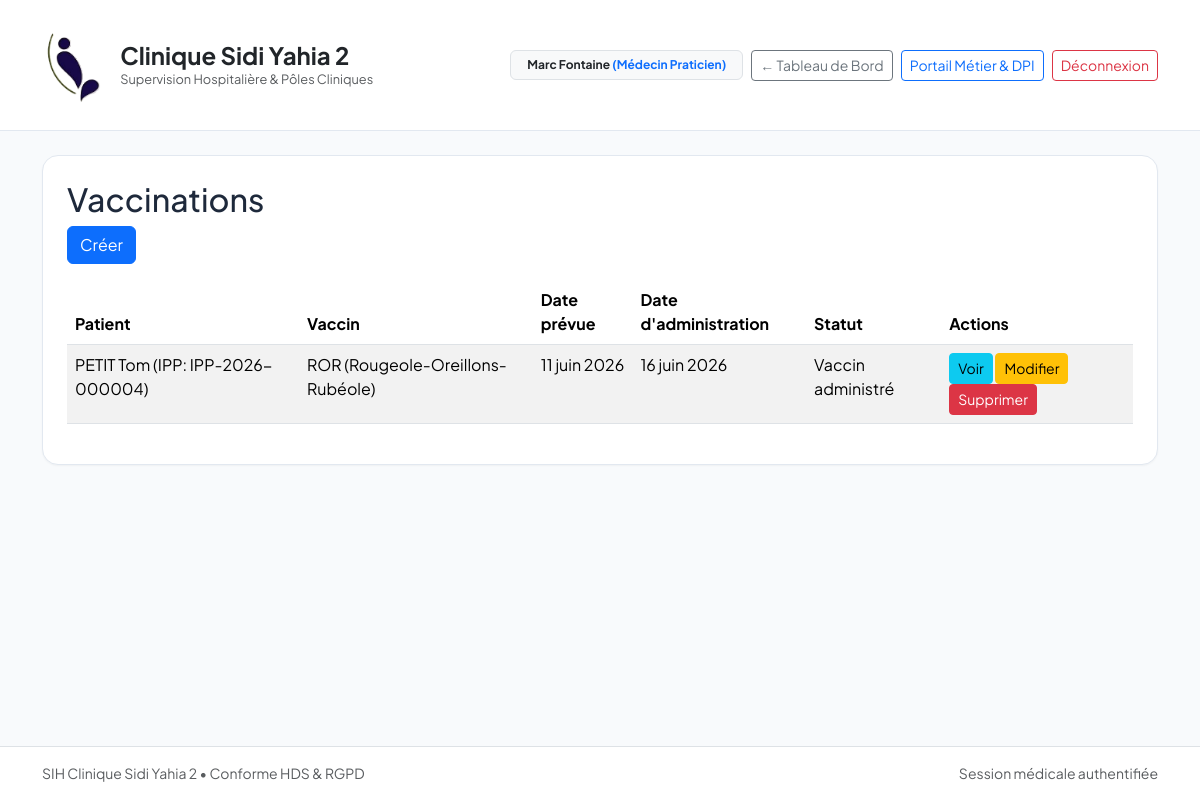
Page /pediatrie/vaccination/ (signed in) on the committed database.
### apps/core/models.py (models this page shows, shortened)
class CustomUser(AbstractUser):
    role = models.CharField(
        max_length=30,
        choices=UserRole.choices,
        default=UserRole.MEDECIN,
        verbose_name="Rôle hospitalier",
    )
    department = models.ForeignKey(
        Department,
        on_delete=models.PROTECT,
        null=True,
        blank=True,
        related_name="staff_members",
        verbose_name="Département d'affectation",
    )
    license_number = models.CharField(
        max_length=30,
        blank=True,
        verbose_name="Numéro RPPS / ADELI",
        help_text="Identifiant national des professionnels de santé",
    )
    phone_number = models.CharField(
        max_length=20,
        blank=True,
        verbose_name="Numéro de téléphone d'urgence / Bip",
    )
    class Meta:
        verbose_name = "Personnel Médical / Utilisateur"
        verbose_name_plural = "Personnel Médical / Utilisateurs"

class AuditableModel(models.Model):
    created_at = models.DateTimeField(
        auto_now_add=True,
        verbose_name="Date de création",
        help_text="Horodatage immuable de l'enregistrement",
    )
    updated_at = models.DateTimeField(
        auto_now=True,
        verbose_name="Dernière mise à jour",
        help_text="Horodatage automatique de la dernière modification",
    )
    class Meta:
        abstract = True

class Patient(AuditableModel):
    ipp = models.CharField(
        max_length=20,
        unique=True,
        editable=False,
        verbose_name="IPP (Identifiant Permanent Patient)",
        help_text="Format normalisé : IPP-YYYY-XXXXXX",
    )
    nir = models.CharField(
        max_length=15,
        unique=True,
        validators=[validate_french_nir],
        verbose_name="Numéro de Sécurité Sociale (NIR)",
        help_text="15 caractères avec clé de contrôle",
    )
    last_name = models.CharField(max_length=100, verbose_name="Nom usuel")
    first_name = models.CharField(max_length=100, verbose_name="Prénom")
    maiden_name = models.CharField(max_length=100, blank=True, verbose_name="Nom de naissance")
    birth_date = models.DateField(verbose_name="Date de naissance")
    gender = models.CharField(
        max_length=1,
        choices=[("M", "Masculin"), ("F", "Féminin"), ("I", "Indéterminé")],
        verbose_name="Sexe biologique",
    )
    blood_group = models.CharField(
        max_length=4,
        choices=BloodGroup.choices,
        default=BloodGroup.INDETERMINE,
        verbose_name="Groupe sanguin & Rhésus",
    )
    current_status = models.ForeignKey(
        PatientStatusConfig,
        on_delete=models.PROTECT,
        null=True,
        blank=True,
        related_name="patients",
        verbose_name="Statut actuel du patient",
    )
    status_updated_at = models.DateTimeField(
        null=True,
        blank=True,
        verbose_name="Dernier changement de statut",
    )
    known_allergies = models.TextField(blank=True, verbose_name="Allergies connues")
    major_medical_history = models.TextField(blank=True, verbose_name="Antécédents médico-chirurgicaux majeurs")
    ongoing_treatments = models.TextField(blank=True, verbose_name="Traitements en cours")
    trusted_person_name = models.CharField(max_length=120, blank=True, verbose_name="Personne de confiance / Représentant légal")
    trusted_person_relation = models.CharField(
        max_length=80,
        blank=True,
        default="Représentant légal / Tuteur",
        verbose_name="Qualité du représentant légal",
    )
    trusted_person_phone = models.CharField(max_length=25, blank=True, verbose_name="Téléphone de la personne de confiance")
    phone = models.CharField(max_length=25, blank=True, verbose_name="Téléphone patient")
    email = models.EmailField(blank=True, verbose_name="Adresse courriel")
    address = models.CharField(max_length=255, blank=True, verbose_name="Adresse postale")
    city = models.CharField(max_length=100, blank=True, verbose_name="Ville / Commune")
    state_province = models.CharField(max_length=100, blank=True, verbose_name="Wilaya / Province / État")
    national_id_number = models.CharField(max_length=50, blank=True, verbose_name="N° PC ou Carte d'Identité (CI)")
    class Meta:
        verbose_name = "Dossier Patient Unique (DPI)"
        verbose_name_plural = "Dossiers Patients Uniques (DPI)"
        ordering = ["last_name", "first_name"]
    def __str__(self) -> str:
        return f"{self.last_name.upper()} {self.first_name} (IPP: {self.ipp})"

### apps/pediatrie/models.py (models this page shows, shortened)
class VaccinationRecord(AuditableModel):
    patient = models.ForeignKey(
        Patient,
        on_delete=models.CASCADE,
        related_name="vaccinations",
        verbose_name="Enfant (DPI)",
    )
    vaccine_name = models.CharField(
        max_length=150,
        verbose_name="Nom de la valence vaccinale",
        help_text="Ex: Hexavalent (DTP-Coq-Hib-HBV), ROR, Méningocoque C/B, Pneumocoque 13-val",
    )
    target_age_months = models.PositiveIntegerField(
        verbose_name="Âge cible recommandé (en mois)",
        help_text="Ex: 2, 4, 11, 12, 16 mois...",
    )
    recommended_due_date = models.DateField(
        verbose_name="Date d'échéance recommandée",
        help_text="Calculée à partir de la date de naissance",
    )
    administration_date = models.DateField(
        null=True, blank=True, verbose_name="Date d'injection réelle"
    )
    batch_number = models.CharField(
        max_length=50,
        blank=True,
        verbose_name="Numéro de lot du vaccin",
        help_text="Obligatoire dès que le vaccin est administré (Pharmacovigilance HDS)",
    )
    administering_doctor = models.ForeignKey(
        CustomUser,
        on_delete=models.PROTECT,
        null=True,
        blank=True,
        limit_choices_to={"role__in": [UserRole.MEDECIN, UserRole.INFIRMIER, UserRole.SAGE_FEMME]},
        related_name="administered_vaccines",
        verbose_name="Professionnel ayant réalisé l'injection",
    )
    injection_site = models.CharField(
        max_length=60,
        blank=True,
        verbose_name="Site anatomique d'injection (ex: Cuisse antérolatérale gauche)",
    )
    status = models.CharField(
        max_length=25,
        choices=VaccineStatus.choices,
        default=VaccineStatus.A_FAIRE,
        verbose_name="Statut vaccinal",
    )
    adverse_reactions = models.TextField(blank=True, verbose_name="Effets indésirables / Tolérance")
    class Meta:
        verbose_name = "Ligne du Calendrier Vaccinal"
        verbose_name_plural = "Lignes du Calendrier Vaccinal"
        ordering = ["recommended_due_date"]

### apps/pediatrie/views.py (the view)
# urls.py: path("vaccination/", views.VaccinationRecordListView.as_view(), name="vaccination_list"),
class VaccinationRecordListView(LoginRequiredMixin, RoleRequiredMixin, ListView):
    model = VaccinationRecord
    template_name = "pediatrie/vaccination_list.html"
    context_object_name = "vaccinations"
    paginate_by = 20
    ordering = ["-recommended_due_date"]
    def get_queryset(self):
        qs = super().get_queryset().select_related("patient", "administering_doctor")
        q = self.request.GET.get("q")
        if q:
            qs = qs.filter(vaccine_name__icontains=q)
        return qs

### apps/core/context_processors.py (called while the page is built)
def clinic_branding(request: HttpRequest) -> Dict[str, str]:
    return {
        "CLINIC_LOGO_DATA_URI": get_clinic_logo_data_uri(),
    }

### apps/pediatrie/views.py (called while the page is built)
def user_has_pediatrie_role(user):
    return user.is_authenticated and (
        user.is_superuser or user.role in [UserRole.ADMIN, UserRole.MEDECIN, UserRole.INFIRMIER, UserRole.SAGE_FEMME]
    )

    def test_func(self):
        return user_has_pediatrie_role(self.request.user)

### templates/pediatrie/vaccination_list.html (shortened to what this page needs)
{% extends 'base.html' %}
{% load static %}
{% block content %}
<h2>Vaccinations</h2>
<a href="{% url 'pediatrie:vaccination_create' %}" class="btn btn-primary mb-3">Créer</a>
<table class="table table-striped">
  <thead>
    <tr>
      <th>Patient</th>
      <th>Vaccin</th>
      <th>Date prévue</th>
      <th>Date d'administration</th>
      <th>Statut</th>
      <th>Actions</th>
    </tr>
  </thead>
  <tbody>
    {% for vac in vaccinations %}
    <tr>
      <td>{{ vac.patient }}</td>
      <td>{{ vac.vaccine_name }}</td>
      <td>{{ vac.recommended_due_date }}</td>
      <td>{{ vac.administration_date|default:'—' }}</td>
      <td>{{ vac.get_status_display }}</td>
      <td>
        <a href="{% url 'pediatrie:vaccination_detail' vac.pk %}" class="btn btn-sm btn-info">Voir</a>
        <a href="{% url 'pediatrie:vaccination_update' vac.pk %}" class="btn btn-sm btn-warning">Modifier</a>
        <a href="{% url 'pediatrie:vaccination_delete' vac.pk %}" class="btn btn-sm btn-danger">Supprimer</a>
      </td>
    </tr>
    {% empty %}
    <tr><td colspan="6">Aucun vaccin enregistré.</td></tr>
    {% endfor %}
  </tbody>
</table>
{% endblock %}

### templates/base.html (shortened to what this page needs)
<!DOCTYPE html>
<html lang="fr">
<head>
    <link href="https://cdn.jsdelivr.net/npm/bootstrap@5.3.3/dist/css/bootstrap.min.css" rel="stylesheet">
</head>
<body class="d-flex flex-column min-vh-100">
    <nav class="navbar navbar-expand-lg sih-navbar py-3 mb-4">
        <div class="container">
            <a class="navbar-brand fw-bold text-dark d-flex align-items-center gap-3" href="{% url 'home_dashboard' %}">
                <img src="{{ CLINIC_LOGO_DATA_URI|default:'/static/images/logo_clinique.png' }}"
                    alt="Logo Clinique Sidi Yahia 2" style="height: 88px; width: auto; object-fit: contain;">
                <div>
                    <div class="fs-4 fw-bold lh-sm">Clinique Sidi Yahia 2</div>
                    <div class="text-muted fw-normal" style="font-size: 0.8rem;">Supervision Hospitalière &amp; Pôles
                        Cliniques</div>
                </div>
            </a>
            <div class="d-flex align-items-center gap-2 ms-auto flex-wrap">
                {% if request.user.is_authenticated %}
                <span class="badge bg-light text-dark border px-3 py-2">
                    {{ request.user.get_full_name|default:request.user.username }}
                    <span class="text-primary fw-bold">({{ request.user.get_role_display }})</span>
                </span>
                {% endif %}
                <a href="{% url 'home_dashboard' %}" class="btn btn-sm btn-outline-secondary">
                    &larr; Tableau de Bord
                </a>
                <a href="/admin/" class="btn btn-sm btn-outline-primary">
                    Portail Métier &amp; DPI
                </a>
                <a href="{% url 'logout' %}" class="btn btn-sm btn-outline-danger">
                    Déconnexion
                </a>
            </div>
        </div>
    </nav>
    <main class="container mb-5 flex-grow-1">
        <div class="sih-card p-4">
            {% block content %}{% endblock %}
        </div>
    </main>
    <footer class="bg-white border-top py-3 mt-auto">
        <div class="container d-flex justify-content-between text-muted small">
            <span>SIH Clinique Sidi Yahia 2 &bull; Conforme HDS &amp; RGPD</span>
            <span>Session médicale authentifiée</span>
        </div>
    </footer>
</body>
</html>

### templates/base.html (style rules this page uses)
body { font-family: 'Plus Jakarta Sans', sans-serif; background-color: #f8fafc; color: #1e293b; }
.sih-navbar { background: #ffffff; border-bottom: 1px solid #e2e8f0; }
.sih-card { background: #ffffff; border: 1px solid #e2e8f0; border-radius: 1rem; box-shadow: 0 1px 2px 0 rgba(0, 0, 0, 0.04); }

### rows in the picture
CustomUser: user.get_full_name "Marc Fontaine", user.role "Médecin Praticien"
VaccinationRecord: patient "PETIT Tom (IPP: IPP-2026-000004)", vaccine_name "ROR (Rougeole-Oreillons-Rubéole)", recommended_due_date "11 juin 2026", administration_date "16 juin 2026", status "Vaccin administré"
